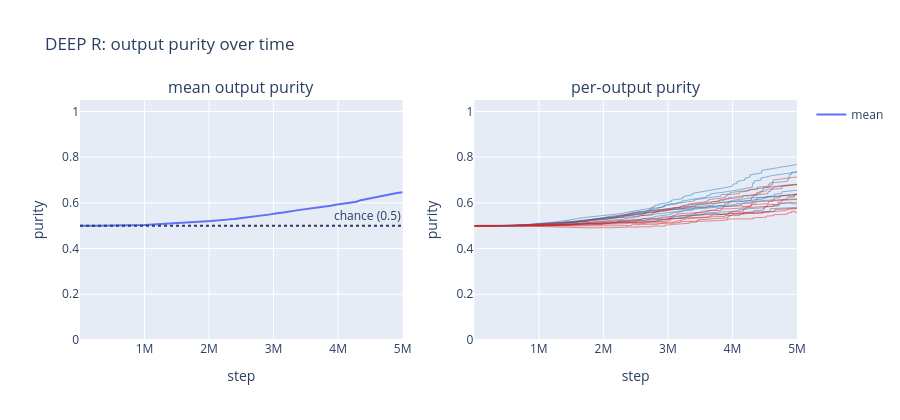
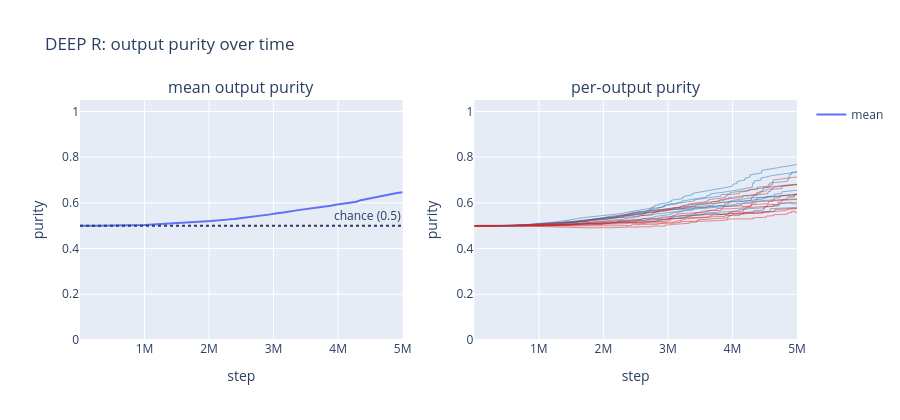

These figures' notebook cell, in order:
### Code cell
def plot_purity_over_time():
    steps, mean_p, per_out = purity_over_time(deep_r_snaps)
    fig = make_subplots(rows=1, cols=2,
                        subplot_titles=['mean output purity', 'per-output purity'])
    fig.add_trace(go.Scatter(x=steps, y=mean_p, mode='lines', name='mean'),
                  row=1, col=1)
    fig.add_hline(y=0.5, line_dash='dot', annotation_text='chance (0.5)',
                  row=1, col=1)
    for o in range(OUTPUT_DIM):
        task = 'task 0' if o < NUM_CLASSES else 'task 1'
        color = '#1f77b4' if o < NUM_CLASSES else '#d62728'
        fig.add_trace(go.Scatter(x=steps, y=per_out[:, o], mode='lines',
                                 name=f'out {o} ({task})',
                                 line=dict(color=color, width=1),
                                 opacity=0.5, showlegend=False),
                      row=1, col=2)
    fig.update_xaxes(title_text='step')
    fig.update_yaxes(title_text='purity', range=[0, 1.05])
    fig.update_layout(title='DEEP R: output purity over time',
                      height=420, width=900)
    fig.show()
    return fig


plot_purity_over_time()

### Figure 1 — Plotly figure (JSON) as saved in the notebook; plotly's stock layout.template omitted (floating-point values rounded to 4 significant figures; data arrays with more than 128 entries replaced by an {"elided": "..."} marker saying what was removed)
{"data": [{"mode": "lines", "name": "mean", "type": "scatter", "x": {"elided": "5000 int values"}, "xaxis": "x", "y": {"elided": "5000 float values"}, "yaxis": "y"}, {"line": {"color": "#1f77b4", "width": 1}, "mode": "lines", "name": "out 0 (task 0)", "opacity": 0.5, "showlegend": false, "type": "scatter", "x": {"elided": "5000 int values"}, "xaxis": "x2", "y": {"elided": "5000 float values"}, "yaxis": "y2"}, {"line": {"color": "#1f77b4", "width": 1}, "mode": "lines", "name": "out 1 (task 0)", "opacity": 0.5, "showlegend": false, "type": "scatter", "x": {"elided": "5000 int values"}, "xaxis": "x2", "y": {"elided": "5000 float values"}, "yaxis": "y2"}, {"line": {"color": "#1f77b4", "width": 1}, "mode": "lines", "name": "out 2 (task 0)", "opacity": 0.5, "showlegend": false, "type": "scatter", "x": {"elided": "5000 int values"}, "xaxis": "x2", "y": {"elided": "5000 float values"}, "yaxis": "y2"}, {"line": {"color": "#1f77b4", "width": 1}, "mode": "lines", "name": "out 3 (task 0)", "opacity": 0.5, "showlegend": false, "type": "scatter", "x": {"elided": "5000 int values"}, "xaxis": "x2", "y": {"elided": "5000 float values"}, "yaxis": "y2"}, {"line": {"color": "#1f77b4", "width": 1}, "mode": "lines", "name": "out 4 (task 0)", "opacity": 0.5, "showlegend": false, "type": "scatter", "x": {"elided": "5000 int values"}, "xaxis": "x2", "y": {"elided": "5000 float values"}, "yaxis": "y2"}, {"line": {"color": "#1f77b4", "width": 1}, "mode": "lines", "name": "out 5 (task 0)", "opacity": 0.5, "showlegend": false, "type": "scatter", "x": {"elided": "5000 int values"}, "xaxis": "x2", "y": {"elided": "5000 float values"}, "yaxis": "y2"}, {"line": {"color": "#1f77b4", "width": 1}, "mode": "lines", "name": "out 6 (task 0)", "opacity": 0.5, "showlegend": false, "type": "scatter", "x": {"elided": "5000 int values"}, "xaxis": "x2", "y": {"elided": "5000 float values"}, "yaxis": "y2"}, {"line": {"color": "#1f77b4", "width": 1}, "mode": "lines", "name": "out 7 (task 0)", "opacity": 0.5, "showlegend": false, "type": "scatter", "x": {"elided": "5000 int values"}, "xaxis": "x2", "y": {"elided": "5000 float values"}, "yaxis": "y2"}, {"line": {"color": "#1f77b4", "width": 1}, "mode": "lines", "name": "out 8 (task 0)", "opacity": 0.5, "showlegend": false, "type": "scatter", "x": {"elided": "5000 int values"}, "xaxis": "x2", "y": {"elided": "5000 float values"}, "yaxis": "y2"}, {"line": {"color": "#1f77b4", "width": 1}, "mode": "lines", "name": "out 9 (task 0)", "opacity": 0.5, "showlegend": false, "type": "scatter", "x": {"elided": "5000 int values"}, "xaxis": "x2", "y": {"elided": "5000 float values"}, "yaxis": "y2"}, {"line": {"color": "#d62728", "width": 1}, "mode": "lines", "name": "out 10 (task 1)", "opacity": 0.5, "showlegend": false, "type": "scatter", "x": {"elided": "5000 int values"}, "xaxis": "x2", "y": {"elided": "5000 float values"}, "yaxis": "y2"}, {"line": {"color": "#d62728", "width": 1}, "mode": "lines", "name": "out 11 (task 1)", "opacity": 0.5, "showlegend": false, "type": "scatter", "x": {"elided": "5000 int values"}, "xaxis": "x2", "y": {"elided": "5000 float values"}, "yaxis": "y2"}, {"line": {"color": "#d62728", "width": 1}, "mode": "lines", "name": "out 12 (task 1)", "opacity": 0.5, "showlegend": false, "type": "scatter", "x": {"elided": "5000 int values"}, "xaxis": "x2", "y": {"elided": "5000 float values"}, "yaxis": "y2"}, {"line": {"color": "#d62728", "width": 1}, "mode": "lines", "name": "out 13 (task 1)", "opacity": 0.5, "showlegend": false, "type": "scatter", "x": {"elided": "5000 int values"}, "xaxis": "x2", "y": {"elided": "5000 float values"}, "yaxis": "y2"}, {"line": {"color": "#d62728", "width": 1}, "mode": "lines", "name": "out 14 (task 1)", "opacity": 0.5, "showlegend": false, "type": "scatter", "x": {"elided": "5000 int values"}, "xaxis": "x2", "y": {"elided": "5000 float values"}, "yaxis": "y2"}, {"line": {"color": "#d62728", "width": 1}, "mode": "lines", "name": "out 15 (task 1)", "opacity": 0.5, "showlegend": false, "type": "scatter", "x": {"elided": "5000 int values"}, "xaxis": "x2", "y": {"elided": "5000 float values"}, "yaxis": "y2"}, {"line": {"color": "#d62728", "width": 1}, "mode": "lines", "name": "out 16 (task 1)", "opacity": 0.5, "showlegend": false, "type": "scatter", "x": {"elided": "5000 int values"}, "xaxis": "x2", "y": {"elided": "5000 float values"}, "yaxis": "y2"}, {"line": {"color": "#d62728", "width": 1}, "mode": "lines", "name": "out 17 (task 1)", "opacity": 0.5, "showlegend": false, "type": "scatter", "x": {"elided": "5000 int values"}, "xaxis": "x2", "y": {"elided": "5000 float values"}, "yaxis": "y2"}, {"line": {"color": "#d62728", "width": 1}, "mode": "lines", "name": "out 18 (task 1)", "opacity": 0.5, "showlegend": false, "type": "scatter", "x": {"elided": "5000 int values"}, "xaxis": "x2", "y": {"elided": "5000 float values"}, "yaxis": "y2"}, {"line": {"color": "#d62728", "width": 1}, "mode": "lines", "name": "out 19 (task 1)", "opacity": 0.5, "showlegend": false, "type": "scatter", "x": {"elided": "5000 int values"}, "xaxis": "x2", "y": {"elided": "5000 float values"}, "yaxis": "y2"}], "layout": {"annotations": [{"font": {"size": 16}, "showarrow": false, "text": "mean output purity", "x": 0.225, "xanchor": "center", "xref": "paper", "y": 1, "yanchor": "bottom", "yref": "paper"}, {"font": {"size": 16}, "showarrow": false, "text": "per-output purity", "x": 0.775, "xanchor": "center", "xref": "paper", "y": 1, "yanchor": "bottom", "yref": "paper"}, {"showarrow": false, "text": "chance (0.5)", "x": 1, "xanchor": "right", "xref": "x domain", "y": 0.5, "yanchor": "bottom", "yref": "y"}], "height": 420, "shapes": [{"line": {"dash": "dot"}, "type": "line", "x0": 0, "x1": 1, "xref": "x domain", "y0": 0.5, "y1": 0.5, "yref": "y"}], "title": {"text": "DEEP R: output purity over time"}, "width": 900, "xaxis": {"anchor": "y", "domain": [0, 0.45], "title": {"text": "step"}}, "xaxis2": {"anchor": "y2", "domain": [0.55, 1], "title": {"text": "step"}}, "yaxis": {"anchor": "x", "domain": [0, 1], "range": [0, 1.05], "title": {"text": "purity"}}, "yaxis2": {"anchor": "x2", "domain": [0, 1], "range": [0, 1.05], "title": {"text": "purity"}}}}

### Figure 2 — Plotly figure (JSON) as saved in the notebook; plotly's stock layout.template omitted (floating-point values rounded to 4 significant figures; data arrays with more than 128 entries replaced by an {"elided": "..."} marker saying what was removed)
{"data": [{"mode": "lines", "name": "mean", "type": "scatter", "x": {"elided": "5000 int values"}, "xaxis": "x", "y": {"elided": "5000 float values"}, "yaxis": "y"}, {"line": {"color": "#1f77b4", "width": 1}, "mode": "lines", "name": "out 0 (task 0)", "opacity": 0.5, "showlegend": false, "type": "scatter", "x": {"elided": "5000 int values"}, "xaxis": "x2", "y": {"elided": "5000 float values"}, "yaxis": "y2"}, {"line": {"color": "#1f77b4", "width": 1}, "mode": "lines", "name": "out 1 (task 0)", "opacity": 0.5, "showlegend": false, "type": "scatter", "x": {"elided": "5000 int values"}, "xaxis": "x2", "y": {"elided": "5000 float values"}, "yaxis": "y2"}, {"line": {"color": "#1f77b4", "width": 1}, "mode": "lines", "name": "out 2 (task 0)", "opacity": 0.5, "showlegend": false, "type": "scatter", "x": {"elided": "5000 int values"}, "xaxis": "x2", "y": {"elided": "5000 float values"}, "yaxis": "y2"}, {"line": {"color": "#1f77b4", "width": 1}, "mode": "lines", "name": "out 3 (task 0)", "opacity": 0.5, "showlegend": false, "type": "scatter", "x": {"elided": "5000 int values"}, "xaxis": "x2", "y": {"elided": "5000 float values"}, "yaxis": "y2"}, {"line": {"color": "#1f77b4", "width": 1}, "mode": "lines", "name": "out 4 (task 0)", "opacity": 0.5, "showlegend": false, "type": "scatter", "x": {"elided": "5000 int values"}, "xaxis": "x2", "y": {"elided": "5000 float values"}, "yaxis": "y2"}, {"line": {"color": "#1f77b4", "width": 1}, "mode": "lines", "name": "out 5 (task 0)", "opacity": 0.5, "showlegend": false, "type": "scatter", "x": {"elided": "5000 int values"}, "xaxis": "x2", "y": {"elided": "5000 float values"}, "yaxis": "y2"}, {"line": {"color": "#1f77b4", "width": 1}, "mode": "lines", "name": "out 6 (task 0)", "opacity": 0.5, "showlegend": false, "type": "scatter", "x": {"elided": "5000 int values"}, "xaxis": "x2", "y": {"elided": "5000 float values"}, "yaxis": "y2"}, {"line": {"color": "#1f77b4", "width": 1}, "mode": "lines", "name": "out 7 (task 0)", "opacity": 0.5, "showlegend": false, "type": "scatter", "x": {"elided": "5000 int values"}, "xaxis": "x2", "y": {"elided": "5000 float values"}, "yaxis": "y2"}, {"line": {"color": "#1f77b4", "width": 1}, "mode": "lines", "name": "out 8 (task 0)", "opacity": 0.5, "showlegend": false, "type": "scatter", "x": {"elided": "5000 int values"}, "xaxis": "x2", "y": {"elided": "5000 float values"}, "yaxis": "y2"}, {"line": {"color": "#1f77b4", "width": 1}, "mode": "lines", "name": "out 9 (task 0)", "opacity": 0.5, "showlegend": false, "type": "scatter", "x": {"elided": "5000 int values"}, "xaxis": "x2", "y": {"elided": "5000 float values"}, "yaxis": "y2"}, {"line": {"color": "#d62728", "width": 1}, "mode": "lines", "name": "out 10 (task 1)", "opacity": 0.5, "showlegend": false, "type": "scatter", "x": {"elided": "5000 int values"}, "xaxis": "x2", "y": {"elided": "5000 float values"}, "yaxis": "y2"}, {"line": {"color": "#d62728", "width": 1}, "mode": "lines", "name": "out 11 (task 1)", "opacity": 0.5, "showlegend": false, "type": "scatter", "x": {"elided": "5000 int values"}, "xaxis": "x2", "y": {"elided": "5000 float values"}, "yaxis": "y2"}, {"line": {"color": "#d62728", "width": 1}, "mode": "lines", "name": "out 12 (task 1)", "opacity": 0.5, "showlegend": false, "type": "scatter", "x": {"elided": "5000 int values"}, "xaxis": "x2", "y": {"elided": "5000 float values"}, "yaxis": "y2"}, {"line": {"color": "#d62728", "width": 1}, "mode": "lines", "name": "out 13 (task 1)", "opacity": 0.5, "showlegend": false, "type": "scatter", "x": {"elided": "5000 int values"}, "xaxis": "x2", "y": {"elided": "5000 float values"}, "yaxis": "y2"}, {"line": {"color": "#d62728", "width": 1}, "mode": "lines", "name": "out 14 (task 1)", "opacity": 0.5, "showlegend": false, "type": "scatter", "x": {"elided": "5000 int values"}, "xaxis": "x2", "y": {"elided": "5000 float values"}, "yaxis": "y2"}, {"line": {"color": "#d62728", "width": 1}, "mode": "lines", "name": "out 15 (task 1)", "opacity": 0.5, "showlegend": false, "type": "scatter", "x": {"elided": "5000 int values"}, "xaxis": "x2", "y": {"elided": "5000 float values"}, "yaxis": "y2"}, {"line": {"color": "#d62728", "width": 1}, "mode": "lines", "name": "out 16 (task 1)", "opacity": 0.5, "showlegend": false, "type": "scatter", "x": {"elided": "5000 int values"}, "xaxis": "x2", "y": {"elided": "5000 float values"}, "yaxis": "y2"}, {"line": {"color": "#d62728", "width": 1}, "mode": "lines", "name": "out 17 (task 1)", "opacity": 0.5, "showlegend": false, "type": "scatter", "x": {"elided": "5000 int values"}, "xaxis": "x2", "y": {"elided": "5000 float values"}, "yaxis": "y2"}, {"line": {"color": "#d62728", "width": 1}, "mode": "lines", "name": "out 18 (task 1)", "opacity": 0.5, "showlegend": false, "type": "scatter", "x": {"elided": "5000 int values"}, "xaxis": "x2", "y": {"elided": "5000 float values"}, "yaxis": "y2"}, {"line": {"color": "#d62728", "width": 1}, "mode": "lines", "name": "out 19 (task 1)", "opacity": 0.5, "showlegend": false, "type": "scatter", "x": {"elided": "5000 int values"}, "xaxis": "x2", "y": {"elided": "5000 float values"}, "yaxis": "y2"}], "layout": {"annotations": [{"font": {"size": 16}, "showarrow": false, "text": "mean output purity", "x": 0.225, "xanchor": "center", "xref": "paper", "y": 1, "yanchor": "bottom", "yref": "paper"}, {"font": {"size": 16}, "showarrow": false, "text": "per-output purity", "x": 0.775, "xanchor": "center", "xref": "paper", "y": 1, "yanchor": "bottom", "yref": "paper"}, {"showarrow": false, "text": "chance (0.5)", "x": 1, "xanchor": "right", "xref": "x domain", "y": 0.5, "yanchor": "bottom", "yref": "y"}], "height": 420, "shapes": [{"line": {"dash": "dot"}, "type": "line", "x0": 0, "x1": 1, "xref": "x domain", "y0": 0.5, "y1": 0.5, "yref": "y"}], "title": {"text": "DEEP R: output purity over time"}, "width": 900, "xaxis": {"anchor": "y", "domain": [0, 0.45], "title": {"text": "step"}}, "xaxis2": {"anchor": "y2", "domain": [0.55, 1], "title": {"text": "step"}}, "yaxis": {"anchor": "x", "domain": [0, 1], "range": [0, 1.05], "title": {"text": "purity"}}, "yaxis2": {"anchor": "x2", "domain": [0, 1], "range": [0, 1.05], "title": {"text": "purity"}}}}
